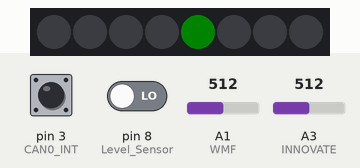
Recording of a sketch running on a simulated Arduino Uno, built with avr-gcc and run on an emulated ATmega328P. Parts: 8 RGB LEDs in strip order, left to right. Inputs (shaded band) come from the test bench; at power-on: pin 8 (Level_Sensor) LOW, A1 (WMF) = 512, pin 3 (CAN0_INT) HIGH, A3 (INNOVATE) = 512. Dim RGB values are drawn brighter than linear; what the sketch prints to the serial monitor is not drawn.

Above: at 2.4 s.
2.5 s: pin 8 (Level_Sensor) driven HIGH
At 3.4 s:
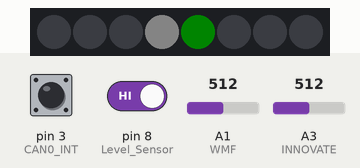
4.2 s: A1 (WMF) set to 171
5.7 s: A1 (WMF) set to 151
At 6.9 s:
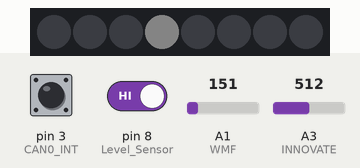
7.2 s: A1 (WMF) set to 266
At 8.2 s:
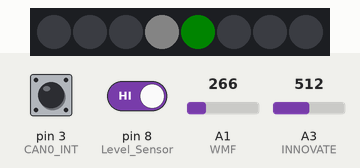
10.2 s: A1 (WMF) set to 122
At 11.0 s:
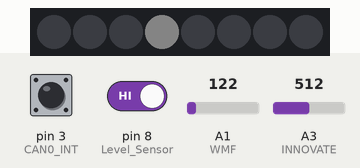
Timing chart, 0 to 12.7 s (numbered marks = the images above; inputs shaded):
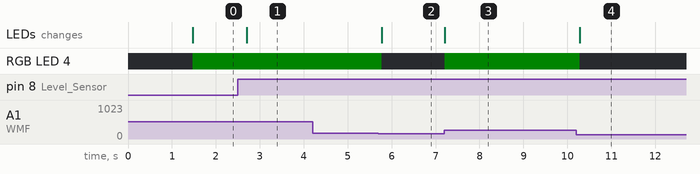

The sketch:

Nano_Server_MCP2515.ino
```cpp
#include <Adafruit_NeoPixel.h>
#include <SPI.h>
#include <mcp_can.h>

/*
Pin Location
   0   Serial Rx  (115200bps)
   1   serial Tx
   2        -NO USE
  -3   MCP2515 CAN INT
   4        -NO USE
  -5        -NO USE
  -6   LED Stick (NEO Pixel)
   7        -NO USE
   8   Water/Methanol Empty Sensor
  -9        -NO USE
  -10  MCP2515 SS
   11  MCP2515 MOSI
   12  MCP2515 MISO
   13  MCP2515 SCLK
   A0       -NO USE
   A1  W/M Flow                    *Flow Sencer
   A2       -NO USE
   A3  A/F sensor                  *Innovate A/F Sensor
   A4       -NO USE
   A5  knock sensor                *Knock Analyzer
   A6       -NO USE
   A7       -NO USE


server data

1:  A[0] oil temp                      0 → -40deg     A[0]=rxBuf[xx]-40;                                   data4
2:  A[1] coolant temp                  0 → -40deg     A[1]=rxBuf[3]-40;                                    data3
3:  A[2] engine speed                  0 → 0rpm       A[2]=int((rxBuf[3]*256+rxBuf[4])/4);                 data2
4:  A[3] air pressure                  0 → 0kPa       A[3]=rxBuf[6]                                        data2
5:  A[4] intake air temp               0 → -40deg     A[4]=rxBuf[5]-40                                     data3
6:  A[5] mass air flow                 0 → 0g/s       A[5]=int((rxBuf[3]*256+rxBuf[4])/100);               data1
7:  A[6] throttle                      0 → 0%         A[6]=int(rxBuf[6]/255*100);                          data1
    A[7] viecle speed                  0 → 0km/h      A[7]=rxBuf[7];                                       data3
    A[8] knock level                   0 → 0%         A[8]=analogread(A5)     　　                                 *Knock Analyzer
    A[9] A/F                           0 → 0          A[9]<-analogRead(A3) *x10　152 → 14.7 　　　　　　            *A/F meter
    A[10] Water/Methanol Flow          0 → 0l/s       A[10]<-analogread(A1)     　　                                *flow meter
    A[11] Water/Methanol Level Check   0:empty         A[11]<-digitalRead(8)                                        *enmpty switch
    A[12]-[14] Waring Message
    A[15]-[16] Time Stamp
*/


// Warning definition
#define oil_warning1      100
#define oil_warning2      110
#define coolant_warning1   90
#define coolant_warning2  100
#define knock_warning1     25
#define knock_warning2     50
#define rev1             6400
#define rev2             6800
#define rev3             7200

volatile int A[17] = { };
volatile unsigned long timeA;


// Neo Pixel ***********************************************************************************************
#define LED 6
#define MAX_VAL 15// 0 to 255 for brightness
#define WAN_VAL 40// Warnig for brightness
Adafruit_NeoPixel strip = Adafruit_NeoPixel(8, LED, NEO_GRB + NEO_KHZ800);

void colorWipe(uint32_t c) {
  for(uint16_t i=0; i<strip.numPixels(); i++) {
      strip.setPixelColor(i, c);strip.show(); }}

void rainbow() {
  uint16_t i, j;
  for(j=0; j<256; j++) {
    for(i=0; i<strip.numPixels(); i++) {
      strip.setPixelColor(i, Wheel((i+j) & 255));}
    strip.show(); }}

void rainbowCycle() {
  uint16_t i, j;
  for(j=0; j<256*5; j++) { // 5 cycles of all colors on wheel
    for(i=0; i< strip.numPixels(); i++) {
      strip.setPixelColor(i, Wheel(((i * 256 / strip.numPixels()) + j) & 255)); }
    strip.show(); }}

uint32_t Wheel(byte WheelPos) {
  WheelPos = 255 - WheelPos;
  if(WheelPos < 85) { return strip.Color((255 - WheelPos * 3) * MAX_VAL/255, 0, (WheelPos * 3) * MAX_VAL/255);}
  if(WheelPos < 170) {
    WheelPos -= 85;
    return strip.Color(0, WheelPos * 3 * MAX_VAL/255, (255 - WheelPos * 3) * MAX_VAL/255); }
  WheelPos -= 170;
  return strip.Color(WheelPos * 3 * MAX_VAL/255, (255 - WheelPos * 3) * MAX_VAL/255 , 0); }


//CAN-BUS MCP2515 ******************************************************************************************
#define CAN0_INT 3                              // Set INT to pin 3
MCP_CAN CAN0(10);                               // Set CS to pin 10
long unsigned int rxId;
unsigned char len = 0;
unsigned char rxBuf[8];

unsigned long TM;  // TM:Trget Time
byte data1[8] = {0x03, 0x01, 0x10, 0x11, 0x00, 0x00, 0x00, 0x00}; // MAF          & Throttle position
byte data2[8] = {0x03, 0x01, 0x0C, 0x0B, 0x00, 0x00, 0x00, 0x00}; // Rev          & Air Pressure
byte data3[8] = {0x04, 0x01, 0x05, 0x0F, 0x0D, 0x00, 0x00, 0x00}; // Coolant Temp & Intake Air Temp   & Viecle Speed
byte data4[8] = {0x02, 0x21, 0x01, 0x00, 0x00, 0x00, 0x00, 0x00}; // Oil Temp
byte data5[8] = {0x30, 0x00, 0x00, 0x00, 0x00, 0x00, 0x00, 0x00}; // Flow Control


void send_data() {
  char msg[100];
  A[15]=int(long(millis()/100000));
  A[16]=int(long(millis()%100000)/10);
  sprintf(msg,"S,%d,",A[0]);
  for( int h=1 ; h<17 ; h++ ) { sprintf( msg,"%s%d,",msg,A[h]); }
  sprintf( msg, "%s,E",msg );
  Serial.print(msg);
}


// Water/Methanol Empty Sensor   Pin 8 ********************************************************************
#define Level_Sensor 8
void Level_Sensor_check() {
  A[11]=0;
  if ( digitalRead(Level_Sensor) == HIGH ) {
    if ( digitalRead(Level_Sensor) == HIGH ) {
      A[11]=1;
    }
  }
}

// Water/Methanol flow            Pin A1 ******************************************************************
#define WMF A1
void WMF_calc() {
  int sc;
  sc=analogRead(WMF); //
  sc=analogRead(WMF); // scに0V-5.0Vが入る
  A[10]=map(sc,0,1023,0,500);
}

// Innovate AF  analog(0V:7.35 5.V:22.39)  Pin A3  ********************************************************
#define INNOVATE A3
void af_calc() {
  int sc;
  int cc;
  sc=analogRead(INNOVATE); //
  sc=analogRead(INNOVATE); // scに0V-5.0Vが入る
  cc=map(sc,0,1023,735,2239);cc=(cc-735)*29/20+735;
  A[9]=int(cc/10);
}

//Knock Analyzer                   Pin A5  ****************************************************************
#define knock_analyzer A5
void knock_calc() {
  A[8] = analogRead(knock_analyzer);
  A[8] = analogRead(knock_analyzer);
}


void setup(){
  Serial.begin(115200);
  strip.begin();
  rainbowCycle();
  strip.show(); // Initialize all pixels to 'off'

  pinMode(CAN0_INT, INPUT);                        // Configuring pin for /INT input
  // Initialize MCP2515 running at 16MHz with a baudrate of 500kb/s and the masks and filters disabled.
  if(CAN0.begin(MCP_STDEXT, CAN_500KBPS, MCP_8MHZ) == CAN_OK) {
    //pass
  }
  CAN0.init_Mask(0,0,0x1F800000);                                       // Init first mask
  CAN0.init_Mask(1,0,0x1F800000);                                       // Init second mask
  for ( int i=0 ; i < 6 ; i++ ) {
    CAN0.init_Filt(i,0,0x1FA00000);                                     // Init filters
  }
  CAN0.setMode(MCP_NORMAL);                                             // Set operation mode to normal so the MCP2515 sends acks to received data.

  colorWipe(strip.Color(0, 0, 0)); // Black
  timeA=millis();
}


void loop() {
  while ( timeA > millis() ) {  }
  timeA=millis()+200;
  int k=0;
  while ( k < 10 ) {
    long timeB = millis();
    if ( k == 2 ) CAN0.sendMsgBuf( 0x7E0, 0, 8, data4);
    if ( k == 4 ) CAN0.sendMsgBuf( 0x7E0, 0, 8, data3);
    if ( k == 6 ) CAN0.sendMsgBuf( 0x7E0, 0, 8, data1);
    if ( k == 8 ) CAN0.sendMsgBuf( 0x7E0, 0, 8, data2);
    while ( timeB+20>millis() ) read_can();
    k++;
  }
  process_data();
}

void read_can() {
 while(!digitalRead(CAN0_INT)) {                        // If CAN0_INT pin is low, read receive buffer
      CAN0.readMsgBuf(&rxId, &len, rxBuf);      // Read data: len = data length, buf = data byte(s)
      if ( rxId == 0x7E8 ) {
        if ( rxBuf[0]==0x06 && rxBuf[1]==0x41 ) {
          if ( rxBuf[2] == 0x10 ) {                                              // data1 mass air flow , Throttle
            A[5]=int((rxBuf[3]*256+rxBuf[4])/100);
            A[6]=int(rxBuf[6]*100/255);
          }
          if ( rxBuf[2] == 0x0C ) {                                              // data2 engine speed,air pressure
            A[2]=int((rxBuf[3]*256+rxBuf[4])/4);
            A[3]=int(rxBuf[6]);
          }
        }
        if ( rxBuf[0]==0x07 && rxBuf[1]==0x41 && rxBuf[2]==0x05 ) {              // data3 coolant temp,intake air temp,viecle speed
            A[1]=int(rxBuf[3]-40);
            A[4]=int(rxBuf[5]-40);
            A[7]=int(rxBuf[7]);
        }
        if ( rxBuf[0]==0x10 && rxBuf[2]==0x61 ) { CAN0.sendMsgBuf( 0x7E0, 0, 8, data5); }  // Flow Control return
        if ( rxBuf[0]==0x24 ) {                                                   // data4 Oil Temp
            A[0]=int(rxBuf[4]-40);
        }
      }
    }
  }


void process_data() {
  af_calc();
  WMF_calc();
  Level_Sensor_check();
  if ( A[0] >= oil_warning2 ) { A[7] =2 ; } else { if ( A[0] >= oil_warning1 ) { A[12] =1 ; } else { A[12] =0 ;} }
  if ( A[1] >= coolant_warning2 ) { A[13] =2 ; } else { if ( A[1] >= coolant_warning1 ) { A[13] =1 ; } else { A[13] =0 ;} }
  if ( A[2] >= rev2 ) { A[14] =2 ; } else { if ( A[2] >= rev1 ) { A[14] =1 ; } else { A[14] =0 ;} }
  send_data();
  flush_LED();
}

void flush_LED() {
  for ( int h=0 ; h<8 ; h ++ ) {  strip.setPixelColor( h, strip.Color(0, 0, 0)); }
  if (A[12] ==2 ) {strip.setPixelColor(0, strip.Color(WAN_VAL, 0, 0));  }                  //1 : oil temp         orange -> red
    if (A[12] ==1 ) {strip.setPixelColor(0, strip.Color(MAX_VAL, MAX_VAL/2, 0));  }
  if (A[13] ==2 ) {strip.setPixelColor(1, strip.Color(WAN_VAL, 0, 0));  }                  //2 : coolant temp     orange -> red
    if (A[13] ==1 ) {strip.setPixelColor(1, strip.Color(MAX_VAL, MAX_VAL/2, 0));  }
  if (A[14] ==2 ) {strip.setPixelColor(2, strip.Color(WAN_VAL, 0, 0));  }                  //3 : knock level      orange -> red
    if (A[14] ==1 ) {strip.setPixelColor(2, strip.Color(MAX_VAL, MAX_VAL/2, 0));  }
  if (A[11]==1 ) {strip.setPixelColor(3, strip.Color(MAX_VAL/2, MAX_VAL/2 ,MAX_VAL/2));}   //4 : W/M level        white
  if (A[10] >= 125 ) {strip.setPixelColor(4, strip.Color(0, 0 , MAX_VAL/2 ));  }           //5 : W/M Flow         green  -> blue
    if (A[10] >= 80  ) {strip.setPixelColor(4, strip.Color(0, MAX_VAL/2, 0 ));  }
  if (A[2]>=rev1) { strip.setPixelColor(5, strip.Color(MAX_VAL, MAX_VAL, 0));  }           //6 : rev1             yellow
  if (A[2]>=rev2) { strip.setPixelColor(6, strip.Color(MAX_VAL, MAX_VAL/2, 0));  }         //7 : rev2             orange
  if (A[2]>=rev3) { strip.setPixelColor(7, strip.Color(WAN_VAL, 0, 0));  }                 //8 : rev3             red

  strip.show();
}
```

Measured:
- the behaviour switches between 164 and 163 on A1 (WMF) (found by bisection; images 1 and 2)
- after the input at 2.5 s, the LEDs: change after 0.20 s (image 1)
- after the input at 4.2 s, every drawn part: stays the same
- after the input at 5.7 s, RGB LED 4: RGB(0, 7, 0) → off after 0.07 s; the LEDs: change after 0.07 s (image 2)
- after the input at 7.2 s, RGB LED 4: off → RGB(0, 7, 0) at once; the LEDs: change at once (image 3)
- after the input at 10.2 s, RGB LED 4: RGB(0, 7, 0) → off after 0.08 s; the LEDs: change after 0.08 s (image 4)
